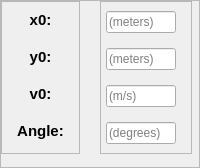
                           <widget class="QFrame" name="frame_5">
                            <property name="frameShape">
                             <enum>QFrame::StyledPanel</enum>
                            </property>
                            <property name="frameShadow">
                             <enum>QFrame::Raised</enum>
                            </property>
                            <layout class="QHBoxLayout" name="horizontalLayout_11">
                             <property name="spacing">
                              <number>0</number>
                             </property>
                             <property name="leftMargin">
                              <number>0</number>
                             </property>
                             <property name="topMargin">
                              <number>0</number>
                             </property>
                             <property name="rightMargin">
                              <number>0</number>
                             </property>
                             <property name="bottomMargin">
                              <number>13</number>
                             </property>
                             <item alignment="Qt::AlignLeft">
                              <widget class="QFrame" name="frame_16">
                               <property name="frameShape">
                                <enum>QFrame::StyledPanel</enum>
                               </property>
                               <property name="frameShadow">
                                <enum>QFrame::Raised</enum>
                               </property>
                               <layout class="QVBoxLayout" name="verticalLayout_17">
                                <property name="spacing">
                                 <number>10</number>
                                </property>
                                <property name="leftMargin">
                                 <number>15</number>
                                </property>
                                <property name="topMargin">
                                 <number>4</number>
                                </property>
                                <property name="rightMargin">
                                 <number>15</number>
                                </property>
                                <property name="bottomMargin">
                                 <number>9</number>
                                </property>
                                <item>
                                 <widget class="QLabel" name="label_4">
                                  <property name="font">
                                   <font>
                                    <pointsize>11</pointsize>
                                    <bold>true</bold>
                                   </font>
                                  </property>
                                  <property name="text">
                                   <string>x0:</string>
                                  </property>
                                  <property name="alignment">
                                   <set>Qt::AlignCenter</set>
                                  </property>
                                 </widget>
                                </item>
                                <item>
                                 <widget class="QLabel" name="label_5">
                                  <property name="font">
                                   <font>
                                    <pointsize>11</pointsize>
                                    <bold>true</bold>
                                   </font>
                                  </property>
                                  <property name="text">
                                   <string>y0:</string>
                                  </property>
                                  <property name="alignment">
                                   <set>Qt::AlignCenter</set>
                                  </property>
                                 </widget>
                                </item>
                                <item>
                                 <widget class="QLabel" name="label_6">
                                  <property name="font">
                                   <font>
                                    <pointsize>11</pointsize>
                                    <bold>true</bold>
                                   </font>
                                  </property>
                                  <property name="text">
                                   <string>v0:</string>
                                  </property>
                                  <property name="alignment">
                                   <set>Qt::AlignCenter</set>
                                  </property>
                                 </widget>
                                </item>
                                <item>
                                 <widget class="QLabel" name="label_7">
                                  <property name="minimumSize">
                                   <size>
                                    <width>0</width>
                                    <height>0</height>
                                   </size>
                                  </property>
                                  <property name="maximumSize">
                                   <size>
                                    <width>16777215</width>
                                    <height>16777215</height>
                                   </size>
                                  </property>
                                  <property name="font">
                                   <font>
                                    <pointsize>11</pointsize>
                                    <bold>true</bold>
                                   </font>
                                  </property>
                                  <property name="text">
                                   <string>Angle:</string>
                                  </property>
                                  <property name="alignment">
                                   <set>Qt::AlignCenter</set>
                                  </property>
                                 </widget>
                                </item>
                               </layout>
                              </widget>
                             </item>
                             <item alignment="Qt::AlignLeft">
                              <widget class="QFrame" name="frame_17">
                               <property name="frameShape">
                                <enum>QFrame::StyledPanel</enum>
                               </property>
                               <property name="frameShadow">
                                <enum>QFrame::Raised</enum>
                               </property>
                               <layout class="QVBoxLayout" name="verticalLayout_18">
                                <property name="spacing">
                                 <number>15</number>
                                </property>
                                <property name="leftMargin">
                                 <number>5</number>
                                </property>
                                <property name="rightMargin">
                                 <number>15</number>
                                </property>
                                <item>
                                 <widget class="QLineEdit" name="x0LineEdit">
                                  <property name="maximumSize">
                                   <size>
                                    <width>70</width>
                                    <height>16777215</height>
                                   </size>
                                  </property>
                                  <property name="palette">
                                   <palette>
                                    <active>
                                     <colorrole role="Button">
                                      <brush brushstyle="SolidPattern">
                                       <color alpha="255">
                                        <red>255</red>
                                        <green>255</green>
                                        <blue>255</blue>
                                       </color>
                                      </brush>
                                     </colorrole>
                                     <colorrole role="Window">
                                      <brush brushstyle="SolidPattern">
                                       <color alpha="255">
                                        <red>255</red>
                                        <green>255</green>
                                        <blue>255</blue>
                                       </color>
                                      </brush>
                                     </colorrole>
                                     <colorrole role="PlaceholderText">
                                      <brush brushstyle="SolidPattern">
                                       <color alpha="255">
                                        <red>147</red>
                                        <green>147</green>
                                        <blue>147</blue>
                                       </color>
                                      </brush>
                                     </colorrole>
                                    </active>
                                    <inactive>
                                     <colorrole role="Button">
                                      <brush brushstyle="SolidPattern">
                                       <color alpha="255">
                                        <red>240</red>
                                        <green>240</green>
                                        <blue>240</blue>
                                       </color>
                                      </brush>
                                     </colorrole>
                                     <colorrole role="Window">
                                      <brush brushstyle="SolidPattern">
                                       <color alpha="255">
                                        <red>240</red>
                                        <green>240</green>
                                        <blue>240</blue>
                                       </color>
                                      </brush>
                                     </colorrole>
                                     <colorrole role="PlaceholderText">
                                      <brush brushstyle="SolidPattern">
                                       <color alpha="128">
                                        <red>0</red>
                                        <green>0</green>
                                        <blue>0</blue>
                                       </color>
                                      </brush>
                                     </colorrole>
                                    </inactive>
                                    <disabled>
                                     <colorrole role="Button">
                                      <brush brushstyle="SolidPattern">
                                       <color alpha="255">
                                        <red>255</red>
                                        <green>255</green>
                                        <blue>255</blue>
                                       </color>
                                      </brush>
                                     </colorrole>
                                     <colorrole role="Window">
                                      <brush brushstyle="SolidPattern">
                                       <color alpha="255">
                                        <red>255</red>
                                        <green>255</green>
                                        <blue>255</blue>
                                       </color>
                                      </brush>
                                     </colorrole>
                                     <colorrole role="PlaceholderText">
                                      <brush brushstyle="SolidPattern">
                                       <color alpha="128">
                                        <red>0</red>
                                        <green>0</green>
                                        <blue>0</blue>
                                       </color>
                                      </brush>
                                     </colorrole>
                                    </disabled>
                                   </palette>
                                  </property>
                                  <property name="text">
                                   <string/>
                                  </property>
                                  <property name="maxLength">
                                   <number>5</number>
                                  </property>
                                  <property name="frame">
                                   <bool>true</bool>
                                  </property>
                                  <property name="placeholderText">
                                   <string extracomment="meters">(meters)</string>
                                  </property>
                                  <property name="clearButtonEnabled">
                                   <bool>false</bool>
                                  </property>
                                 </widget>
                                </item>
                                <item>
                                 <widget class="QLineEdit" name="y0LineEdit">
                                  <property name="maximumSize">
                                   <size>
                                    <width>70</width>
                                    <height>16777215</height>
                                   </size>
                                  </property>
                                  <property name="palette">
                                   <palette>
                                    <active>
                                     <colorrole role="Button">
                                      <brush brushstyle="SolidPattern">
                                       <color alpha="255">
                                        <red>255</red>
                                        <green>255</green>
                                        <blue>255</blue>
                                       </color>
                                      </brush>
                                     </colorrole>
                                     <colorrole role="Window">
                                      <brush brushstyle="SolidPattern">
                                       <color alpha="255">
                                        <red>255</red>
                                        <green>255</green>
                                        <blue>255</blue>
                                       </color>
                                      </brush>
                                     </colorrole>
                                     <colorrole role="PlaceholderText">
                                      <brush brushstyle="SolidPattern">
                                       <color alpha="255">
                                        <red>147</red>
                                        <green>147</green>
                                        <blue>147</blue>
                                       </color>
                                      </brush>
                                     </colorrole>
                                    </active>
                                    <inactive>
                                     <colorrole role="Button">
                                      <brush brushstyle="SolidPattern">
                                       <color alpha="255">
                                        <red>240</red>
                                        <green>240</green>
                                        <blue>240</blue>
                                       </color>
                                      </brush>
                                     </colorrole>
                                     <colorrole role="Window">
                                      <brush brushstyle="SolidPattern">
                                       <color alpha="255">
                                        <red>240</red>
                                        <green>240</green>
                                        <blue>240</blue>
                                       </color>
                                      </brush>
                                     </colorrole>
                                     <colorrole role="PlaceholderText">
                                      <brush brushstyle="SolidPattern">
                                       <color alpha="128">
                                        <red>0</red>
                                        <green>0</green>
                                        <blue>0</blue>
                                       </color>
                                      </brush>
                                     </colorrole>
                                    </inactive>
                                    <disabled>
                                     <colorrole role="Button">
                                      <brush brushstyle="SolidPattern">
                                       <color alpha="255">
                                        <red>255</red>
                                        <green>255</green>
                                        <blue>255</blue>
                                       </color>
                                      </brush>
                                     </colorrole>
                                     <colorrole role="Window">
                                      <brush brushstyle="SolidPattern">
                                       <color alpha="255">
                                        <red>255</red>
                                        <green>255</green>
                                        <blue>255</blue>
                                       </color>
                                      </brush>
                                     </colorrole>
                                     <colorrole role="PlaceholderText">
                                      <brush brushstyle="SolidPattern">
                                       <color alpha="128">
                                        <red>0</red>
                                        <green>0</green>
                                        <blue>0</blue>
                                       </color>
                                      </brush>
                                     </colorrole>
                                    </disabled>
                                   </palette>
                                  </property>
                                  <property name="maxLength">
                                   <number>5</number>
                                  </property>
                                  <property name="placeholderText">
                                   <string>(meters)</string>
                                  </property>
                                 </widget>
                                </item>
                                <item>
                                 <widget class="QLineEdit" name="v0LineEdit">
                                  <property name="maximumSize">
                                   <size>
                                    <width>70</width>
                                    <height>16777215</height>
                                   </size>
                                  </property>
                                  <property name="palette">
                                   <palette>
                                    <active>
                                     <colorrole role="Button">
                                      <brush brushstyle="SolidPattern">
                                       <color alpha="255">
                                        <red>255</red>
                                        <green>255</green>
                                        <blue>255</blue>
                                       </color>
                                      </brush>
                                     </colorrole>
                                     <colorrole role="Window">
                                      <brush brushstyle="SolidPattern">
                                       <color alpha="255">
                                        <red>255</red>
                                        <green>255</green>
                                        <blue>255</blue>
                                       </color>
                                      </brush>
                                     </colorrole>
                                     <colorrole role="PlaceholderText">
                                      <brush brushstyle="SolidPattern">
                                       <color alpha="255">
                                        <red>147</red>
                                        <green>147</green>
                                        <blue>147</blue>
                                       </color>
                                      </brush>
                                     </colorrole>
                                    </active>
                                    <inactive>
                                     <colorrole role="Button">
                                      <brush brushstyle="SolidPattern">
                                       <color alpha="255">
                                        <red>240</red>
                                        <green>240</green>
                                        <blue>240</blue>
                                       </color>
                                      </brush>
                                     </colorrole>
                                     <colorrole role="Window">
                                      <brush brushstyle="SolidPattern">
                                       <color alpha="255">
                                        <red>240</red>
                                        <green>240</green>
                                        <blue>240</blue>
                                       </color>
                                      </brush>
                                     </colorrole>
                                     <colorrole role="PlaceholderText">
                                      <brush brushstyle="SolidPattern">
                                       <color alpha="128">
                                        <red>0</red>
                                        <green>0</green>
                                        <blue>0</blue>
                                       </color>
                                      </brush>
                                     </colorrole>
                                    </inactive>
                                    <disabled>
                                     <colorrole role="Button">
                                      <brush brushstyle="SolidPattern">
                                       <color alpha="255">
                                        <red>255</red>
                                        <green>255</green>
                                        <blue>255</blue>
                                       </color>
                                      </brush>
                                     </colorrole>
                                     <colorrole role="Window">
                                      <brush brushstyle="SolidPattern">
                                       <color alpha="255">
                                        <red>255</red>
                                        <green>255</green>
                                        <blue>255</blue>
                                       </color>
                                      </brush>
                                     </colorrole>
                                     <colorrole role="PlaceholderText">
                                      <brush brushstyle="SolidPattern">
                                       <color alpha="128">
                                        <red>0</red>
                                        <green>0</green>
                                        <blue>0</blue>
                                       </color>
                                      </brush>
                                     </colorrole>
                                    </disabled>
                                   </palette>
                                  </property>
                                  <property name="maxLength">
                                   <number>4</number>
                                  </property>
                                  <property name="placeholderText">
                                   <string>(m/s)</string>
                                  </property>
                                 </widget>
                                </item>
                                <item>
                                 <widget class="QLineEdit" name="angleLineEdit">
                                  <property name="maximumSize">
                                   <size>
                                    <width>70</width>
                                    <height>16777215</height>
                                   </size>
                                  </property>
                                  <property name="palette">
                                   <palette>
                                    <active>
                                     <colorrole role="Button">
                                      <brush brushstyle="SolidPattern">
                                       <color alpha="255">
                                        <red>255</red>
                                        <green>255</green>
                                        <blue>255</blue>
                                       </color>
                                      </brush>
                                     </colorrole>
                                     <colorrole role="Window">
                                      <brush brushstyle="SolidPattern">
                                       <color alpha="255">
                                        <red>255</red>
                                        <green>255</green>
                                        <blue>255</blue>
                                       </color>
                                      </brush>
                                     </colorrole>
                                     <colorrole role="PlaceholderText">
                                      <brush brushstyle="SolidPattern">
                                       <color alpha="255">
                                        <red>147</red>
                                        <green>147</green>
                                        <blue>147</blue>
                                       </color>
                                      </brush>
                                     </colorrole>
                                    </active>
                                    <inactive>
                                     <colorrole role="Button">
                                      <brush brushstyle="SolidPattern">
                                       <color alpha="255">
                                        <red>240</red>
                                        <green>240</green>
                                        <blue>240</blue>
                                       </color>
                                      </brush>
                                     </colorrole>
                                     <colorrole role="Window">
                                      <brush brushstyle="SolidPattern">
                                       <color alpha="255">
                                        <red>240</red>
                                        <green>240</green>
                                        <blue>240</blue>
                                       </color>
                                      </brush>
                                     </colorrole>
                                     <colorrole role="PlaceholderText">
                                      <brush brushstyle="SolidPattern">
                                       <color alpha="128">
                                        <red>0</red>
                                        <green>0</green>
                                        <blue>0</blue>
                                       </color>
                                      </brush>
                                     </colorrole>
                                    </inactive>
                                    <disabled>
                                     <colorrole role="Button">
                                      <brush brushstyle="SolidPattern">
                                       <color alpha="255">
                                        <red>255</red>
                                        <green>255</green>
                                        <blue>255</blue>
                                       </color>
                                      </brush>
                                     </colorrole>
                                     <colorrole role="Window">
                                      <brush brushstyle="SolidPattern">
                                       <color alpha="255">
                                        <red>255</red>
                                        <green>255</green>
                                        <blue>255</blue>
                                       </color>
                                      </brush>
                                     </colorrole>
                                     <colorrole role="PlaceholderText">
                                      <brush brushstyle="SolidPattern">
                                       <color alpha="128">
                                        <red>0</red>
                                        <green>0</green>
                                        <blue>0</blue>
                                       </color>
                                      </brush>
                                     </colorrole>
                                    </disabled>
                                   </palette>
                                  </property>
                                  <property name="maxLength">
                                   <number>3</number>
                                  </property>
                                  <property name="placeholderText">
                                   <string>(degrees)</string>
                                  </property>
                                 </widget>
                                </item>
                               </layout>
                              </widget>
                             </item>
                            </layout>
                           </widget>
